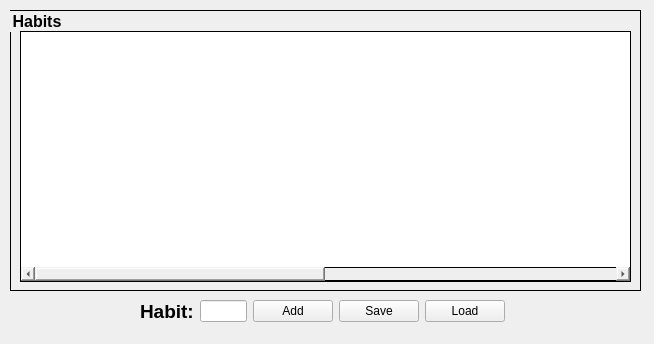
<?xml version="1.0" encoding="UTF-8"?>
<ui version="4.0">
 <class>habitWidget</class>
 <widget class="QWidget" name="habitWidget">
  <property name="geometry">
   <rect>
    <x>0</x>
    <y>0</y>
    <width>654</width>
    <height>344</height>
   </rect>
  </property>
  <property name="windowTitle">
   <string>Form</string>
  </property>
  <widget class="QWidget" name="layoutWidget">
   <property name="geometry">
    <rect>
     <x>140</x>
     <y>290</y>
     <width>365</width>
     <height>42</height>
    </rect>
   </property>
   <layout class="QHBoxLayout" name="horizontalLayout">
    <item>
     <widget class="QLabel" name="labelInputHabit">
      <property name="font">
       <font>
        <family>Arial</family>
        <pointsize>14</pointsize>
        <bold>true</bold>
       </font>
      </property>
      <property name="text">
       <string>Habit:</string>
      </property>
     </widget>
    </item>
    <item>
     <widget class="QLineEdit" name="textInputHabit"/>
    </item>
    <item>
     <widget class="QPushButton" name="addButton">
      <property name="text">
       <string>Add</string>
      </property>
     </widget>
    </item>
    <item>
     <widget class="QPushButton" name="saveButton">
      <property name="text">
       <string>Save</string>
      </property>
     </widget>
    </item>
    <item>
     <widget class="QPushButton" name="loadButton">
      <property name="text">
       <string>Load</string>
      </property>
     </widget>
    </item>
   </layout>
  </widget>
  <widget class="QGroupBox" name="groupBox">
   <property name="geometry">
    <rect>
     <x>10</x>
     <y>10</y>
     <width>631</width>
     <height>281</height>
    </rect>
   </property>
   <property name="font">
    <font>
     <family>Arial</family>
     <pointsize>12</pointsize>
     <bold>true</bold>
    </font>
   </property>
   <property name="autoFillBackground">
    <bool>false</bool>
   </property>
   <property name="styleSheet">
    <string notr="true">border: 1px solid black;</string>
   </property>
   <property name="title">
    <string>Habits</string>
   </property>
   <widget class="QTableWidget" name="tableWidget">
    <property name="geometry">
     <rect>
      <x>10</x>
      <y>21</y>
      <width>611</width>
      <height>251</height>
     </rect>
    </property>
    <property name="columnCount">
     <number>2</number>
    </property>
    <attribute name="horizontalHeaderVisible">
     <bool>false</bool>
    </attribute>
    <attribute name="horizontalHeaderCascadingSectionResizes">
     <bool>false</bool>
    </attribute>
    <attribute name="horizontalHeaderDefaultSectionSize">
     <number>310</number>
    </attribute>
    <column>
     <property name="text">
      <string>Habits</string>
     </property>
    </column>
    <column>
     <property name="text">
      <string>Dates</string>
     </property>
    </column>
   </widget>
  </widget>
 </widget>
 <resources/>
 <connections/>
</ui>
